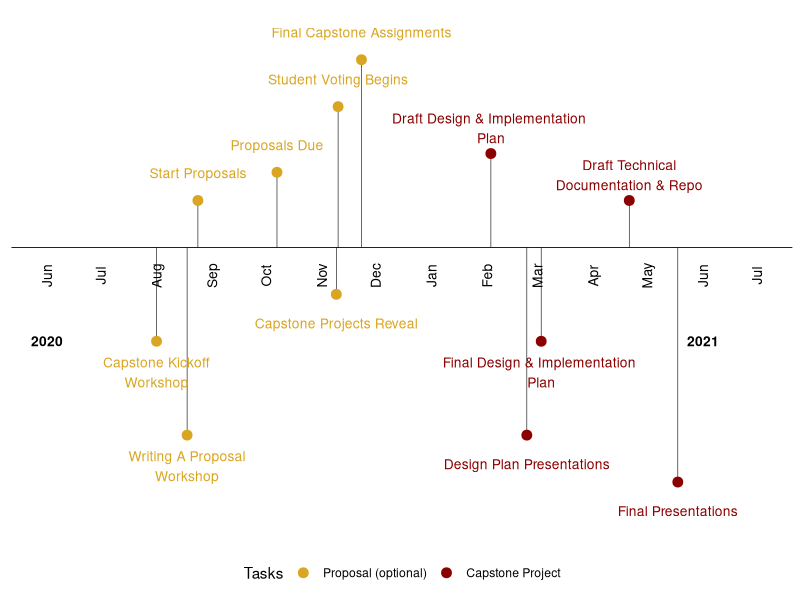

Recreate this plot in R.
## ---- chunk 1
knitr::opts_chunk$set(echo = TRUE)

library(tidyverse)
library(lubridate)
## ---- chunk 2
cap_timeline <- data.frame(
  task = c("Capstone Kickoff\nWorkshop", 
           "Writing A Proposal\nWorkshop", 
           "Start Proposals", 
           "Proposals Due", 
           "Capstone Projects Reveal", 
           "Student Voting Begins", 
           "Final Capstone Assignments",
           "Draft Design & Implementation \nPlan",
           "Design Plan Presentations",
           "Final Design & Implementation \nPlan",
           "Draft Technical\nDocumentation & Repo",
           "Final Presentations"),
  event_type = c(rep(c("Proposal (optional)"), times = 7), rep(c("Capstone Project"), times = 5)),
  year = c(rep(c(2020), times = 7), rep(c(2021), times = 5)),
  month = c(rep(c(8), times = 2), 9, 10, rep(c(11), times = 2), 12, 2, rep(c(3), times = 2), 4, 5),
  day = c(9, 26,01, 15, 17, 18, 1, 11, 3, 11, 29, 26)
)

cap_timeline$date <- with(cap_timeline, 
                          ymd(sprintf('%04d%02d%02d', 
                                      cap_timeline$year, 
                                      cap_timeline$month, 
                                      cap_timeline$day)))

cap_timeline <- cap_timeline[with(cap_timeline, order(date)), ]
## ---- chunk 3
event_type_levels <- c("Proposal (optional)", "Capstone Project")

event_type_color <- (c("goldenrod", "darkred"))

cap_timeline$event_type <- factor(cap_timeline$event_type, 
                                  levels = event_type_levels, 
                                  ordered = TRUE)
## ---- chunk 4
month_buffer <- 2

month_date_range <- seq(min(cap_timeline$date) - months(month_buffer), 
                        max(cap_timeline$date) + months(month_buffer), 
                        by = "month")

month_format <- format(month_date_range, "%b")

month_df <- data.frame(month_date_range, month_format)

year_date_range <- seq(min(cap_timeline$date) - months(month_buffer), 
                               max(cap_timeline$date) + months(month_buffer), 
                               by = "year")

year_format <- format(year_date_range, "%Y")

year_df <- data.frame(year_date_range, year_format)
## ---- chunk 5
positions <- c(-0.5, -1.0, 0.25, 0.4, -0.25, 0.75, 1.0,
               0.5, -1.0, -0.5, 0.25, -1.25)

directions <- c(-1, -1, 1, 1, -1, 1, 1,
                1, -1, -1, 1, -1)

line_pos <- data.frame(
  "date" = unique(cap_timeline$date),
  "position" = rep(positions, length.out = length(unique(cap_timeline$date))),
  "direction" = rep(directions, length.out = length(unique(cap_timeline$date)))
)

cap_timeline <- left_join(x = cap_timeline, y = line_pos, by = "date")
## ---- chunk 6
text_offset <- 0.15

absolute_value <- (abs(cap_timeline$position))

text_position <- absolute_value + text_offset

cap_timeline$text_position <- text_position * cap_timeline$direction
## ---- chunk 7
timeline_plot <- ggplot(data = cap_timeline, 
                        aes(x = date, y = position, col = event_type, label = task)) +
  labs(col = "Tasks") +
  scale_color_manual(values = event_type_color, 
                     labels = event_type_levels, 
                     drop = FALSE) +
  theme_classic() +
  geom_hline(yintercept = 0, 
             color = "black", 
             size = 0.3) +
  geom_segment(aes(y = position,
                   yend = 0,
                   xend = date), 
               color = "black", 
               size = 0.2) +
  geom_point(aes(y = position), 
             size = 3) +
  theme(axis.line.y = element_blank(),
        axis.text.y = element_blank(),
        axis.title.x = element_blank(),
        axis.title.y = element_blank(),
        axis.ticks.y = element_blank(),
        axis.text.x = element_blank(),
        axis.ticks.x = element_blank(),
        axis.line.x = element_blank(),
        legend.position = "bottom") +
  geom_text(data = month_df, 
            aes(x = month_date_range,
                y = -0.15,
                label = month_format), 
            size = 3.5, 
            vjust = 0.5, 
            color = "black", 
            angle = 90) +
  geom_text(data = year_df,
            aes(x = year_date_range,
                y = -0.5,
                label = year_format,
                fontface = "bold"), 
            size = 3.5, 
            color = "black") +
  geom_text(aes(y = text_position, 
                label = task), 
            size = 3.5, 
            vjust = 0.6)

timeline_plot
